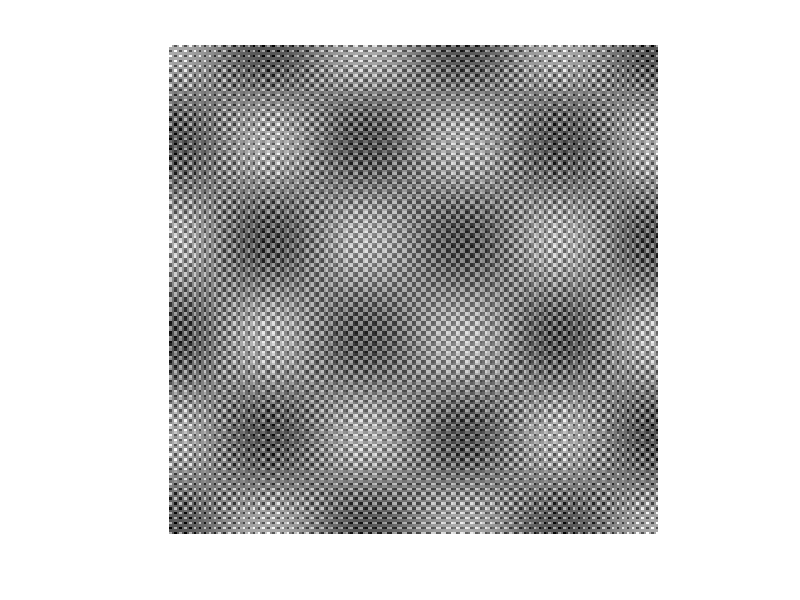

Write MATLAB code to recreate this figure.
% 图像大小 h, w
% 只取得三个周期结果
imgsize = [200 200];
f1 = 0.02;
f2 = 0.4;
T = 1/f2;
[X, Y] = meshgrid(linspace(0,50*T,200), linspace(0,50*T,200));
% [X, Y] = meshgrid(1:200, 1:200);
Z = cos(2*pi*f1*X) .* cos(2*pi*f1*Y) + 2*cos(2*pi*f2*X).*cos(2*pi*f2*Y);
normalZ = normalize(Z(:), 'range');
Z = reshape(normalZ, imgsize);
testTexture1 = Z;
figure;
imshow(Z);
save testTexture1.mat testTexture1